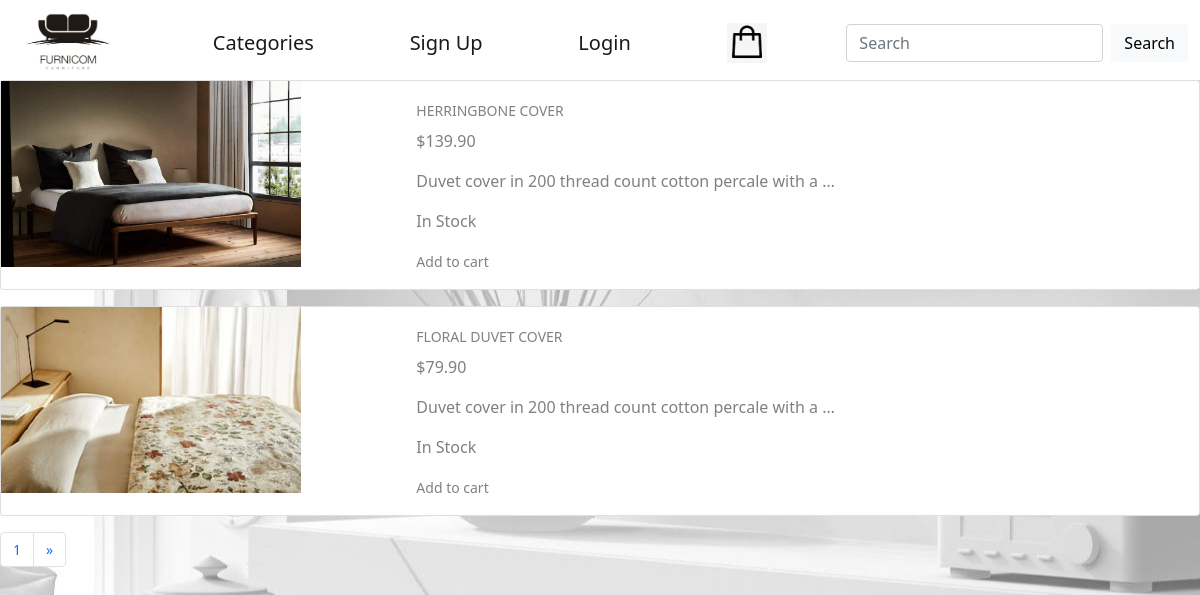
/bedroom/, run on an earlier commit of the app's database.
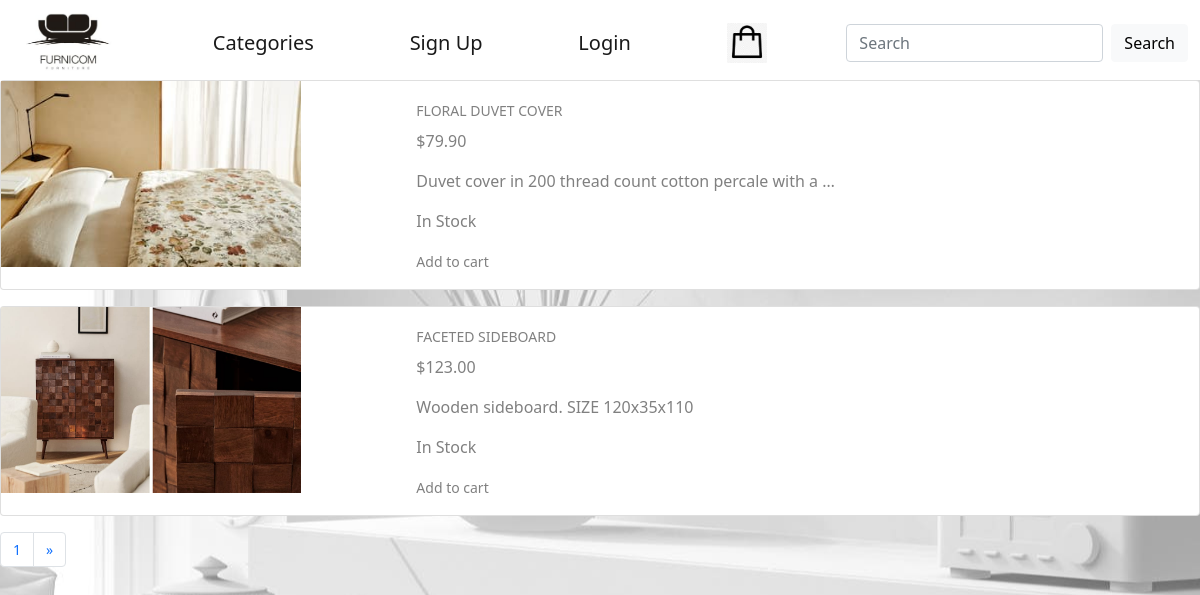
And on a later commit of the database.
### product/models.py (models this page shows, shortened)
class Product(models.Model):
    STATUS_CHOICES = (
        ('in stock', 'In Stock'),
        ('out of stock', 'Out of Stock'),
        ('await', 'Awaiting')
    )
    name = models.CharField(max_length=100)
    description = models.TextField()
    price = models.DecimalField(max_digits=10,
                                decimal_places=2)
    image = models.ImageField(upload_to='products')
    category = models.ForeignKey(Category,
                                 on_delete=models.CASCADE,
                                 related_name='products')
    status = models.CharField(choices=STATUS_CHOICES,
                              max_length=20)
    class Meta:
        ordering = ['-id', ]

### product/views.py (the view)
# urls.py: path('<str:slug>/', ProductListView.as_view(), name='list'),
class ProductListView(ListView):
    model = Product
    template_name = 'product/list.html'
    context_object_name = 'products'
    paginate_by = 2
    def get_queryset(self):
        queryset = super().get_queryset()
        category = self.kwargs.get('slug')
        queryset = queryset.filter(category__slug=category)
        return queryset
    def get_context_data(self, **kwargs):
        context = super().get_context_data(**kwargs)
        context['category'] = self.kwargs.get('slug')
        return context

### product/templates/product/list.html (shortened to what this page needs)
{% extends 'base.html' %}
{% load static %}
{% block content %}
{% for product in products %}
<div class="card mb-3" style="max-width: 100%;">
    <div class="row g-0">
        <div class="col-md-4">
            <img style="width: 300px; height: auto;" src="{{ product.image.url }}">
        </div>
        <div class="col-md-8">
            <div class="card-body">
                <h5 class="card-title"><a href="{% url 'detail' product.id %}">{{ product.name }}</a></h5>
                <p style="color:grey">${{ product.price }}</p>
                <p style="color: grey;" class="card-text">{{ product.description | truncatewords:10 }}</p>
                {% if product.status == 'in stock' %}
                <p style="color: grey;" class="card-text">In Stock</p>
                {% elif product.status == 'out of stock' %}
                <p style="color: red;" class="card-text">Not available</p>
                {% else %}
                <p style="color: blue;" class="card-text">Coming soon</p>
                {% endif %}
                <a href="{% url 'cart_add' product.id %}">Add to cart</a>
            </div>
        </div>
    </div>
</div>
{% endfor %}
{% if is_paginated %}
<nav aria-label="Page navigation example">
    <ul class="pagination">
        <li class="page-item"><a class="page-link" href="">{{ page_obj.number }}</a></li>
        {% if page_obj.has_next %}
        <li class="page-item">
            <a class="page-link" href="{% url 'list' category %}?page={{ page_obj.next_page_number }}" aria-label="Next">
                <span aria-hidden="true">&raquo;</span>
            </a>
        </li>
        {% endif %}
    </ul>
</nav>
{% endif %}
{% endblock %}

What changed in the data, as far as the page shows it:
removed Product: image (picture), name "HERRINGBONE COVER", price "139.90", description "Duvet cover in 200 thread count cotton percale with a …", status "In Stock"
now on this page (row unchanged): Product: image (picture), name "FACETED SIDEBOARD", price "123.00", description "Wooden sideboard. SIZE 120x35x110", status "In Stock"
